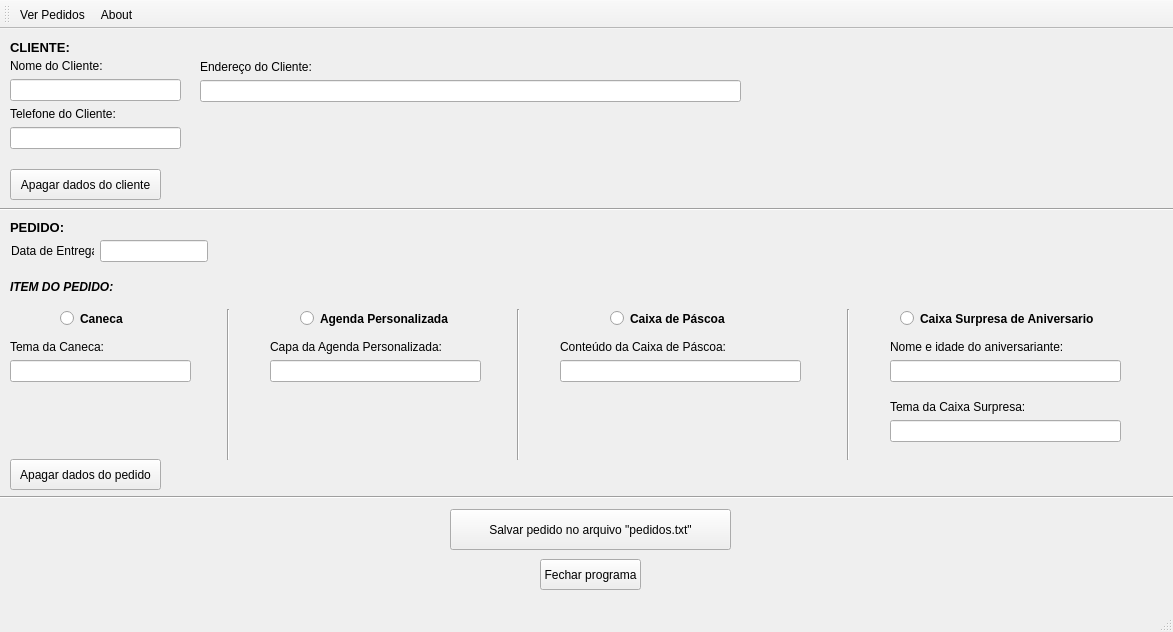
<?xml version="1.0" encoding="UTF-8"?>
<ui version="4.0">
 <class>MainWindow</class>
 <widget class="QMainWindow" name="MainWindow">
  <property name="geometry">
   <rect>
    <x>0</x>
    <y>0</y>
    <width>1173</width>
    <height>632</height>
   </rect>
  </property>
  <property name="windowTitle">
   <string>MainWindow</string>
  </property>
  <widget class="QWidget" name="centralwidget">
   <widget class="QPushButton" name="pushclear1">
    <property name="geometry">
     <rect>
      <x>10</x>
      <y>140</y>
      <width>151</width>
      <height>31</height>
     </rect>
    </property>
    <property name="text">
     <string>Apagar dados do cliente</string>
    </property>
   </widget>
   <widget class="QPushButton" name="pushclear2">
    <property name="geometry">
     <rect>
      <x>10</x>
      <y>430</y>
      <width>151</width>
      <height>31</height>
     </rect>
    </property>
    <property name="text">
     <string>Apagar dados do pedido</string>
    </property>
   </widget>
   <widget class="Line" name="line">
    <property name="geometry">
     <rect>
      <x>-40</x>
      <y>170</y>
      <width>1231</width>
      <height>20</height>
     </rect>
    </property>
    <property name="orientation">
     <enum>Qt::Horizontal</enum>
    </property>
   </widget>
   <widget class="QRadioButton" name="radioButton_2">
    <property name="geometry">
     <rect>
      <x>300</x>
      <y>280</y>
      <width>151</width>
      <height>19</height>
     </rect>
    </property>
    <property name="font">
     <font>
      <weight>75</weight>
      <bold>true</bold>
     </font>
    </property>
    <property name="text">
     <string>Agenda Personalizada</string>
    </property>
   </widget>
   <widget class="QRadioButton" name="radioButton_3">
    <property name="geometry">
     <rect>
      <x>610</x>
      <y>280</y>
      <width>121</width>
      <height>19</height>
     </rect>
    </property>
    <property name="font">
     <font>
      <weight>75</weight>
      <bold>true</bold>
     </font>
    </property>
    <property name="text">
     <string>Caixa de Páscoa</string>
    </property>
   </widget>
   <widget class="QRadioButton" name="radioButton_4">
    <property name="geometry">
     <rect>
      <x>900</x>
      <y>280</y>
      <width>195</width>
      <height>19</height>
     </rect>
    </property>
    <property name="font">
     <font>
      <weight>75</weight>
      <bold>true</bold>
     </font>
    </property>
    <property name="text">
     <string>Caixa Surpresa de Aniversario</string>
    </property>
   </widget>
   <widget class="QLabel" name="label_data">
    <property name="geometry">
     <rect>
      <x>11</x>
      <y>211</y>
      <width>83</width>
      <height>22</height>
     </rect>
    </property>
    <property name="text">
     <string>Data de Entrega:</string>
    </property>
   </widget>
   <widget class="QLineEdit" name="line_data">
    <property name="geometry">
     <rect>
      <x>100</x>
      <y>211</y>
      <width>108</width>
      <height>22</height>
     </rect>
    </property>
   </widget>
   <widget class="QPushButton" name="save1">
    <property name="geometry">
     <rect>
      <x>450</x>
      <y>480</y>
      <width>281</width>
      <height>41</height>
     </rect>
    </property>
    <property name="text">
     <string>Salvar pedido no arquivo &quot;pedidos.txt&quot;</string>
    </property>
   </widget>
   <widget class="Line" name="line_6">
    <property name="geometry">
     <rect>
      <x>-10</x>
      <y>460</y>
      <width>1231</width>
      <height>16</height>
     </rect>
    </property>
    <property name="orientation">
     <enum>Qt::Horizontal</enum>
    </property>
   </widget>
   <widget class="QLabel" name="label">
    <property name="geometry">
     <rect>
      <x>10</x>
      <y>190</y>
      <width>71</width>
      <height>16</height>
     </rect>
    </property>
    <property name="font">
     <font>
      <pointsize>10</pointsize>
      <weight>75</weight>
      <bold>true</bold>
     </font>
    </property>
    <property name="text">
     <string>PEDIDO:</string>
    </property>
   </widget>
   <widget class="QLabel" name="label_2">
    <property name="geometry">
     <rect>
      <x>10</x>
      <y>10</y>
      <width>71</width>
      <height>16</height>
     </rect>
    </property>
    <property name="font">
     <font>
      <pointsize>10</pointsize>
      <weight>75</weight>
      <bold>true</bold>
     </font>
    </property>
    <property name="text">
     <string>CLIENTE:</string>
    </property>
   </widget>
   <widget class="QLabel" name="label_3">
    <property name="geometry">
     <rect>
      <x>10</x>
      <y>250</y>
      <width>121</width>
      <height>16</height>
     </rect>
    </property>
    <property name="font">
     <font>
      <weight>75</weight>
      <italic>true</italic>
      <bold>true</bold>
     </font>
    </property>
    <property name="text">
     <string>ITEM DO PEDIDO:</string>
    </property>
   </widget>
   <widget class="QPushButton" name="pushButton">
    <property name="geometry">
     <rect>
      <x>540</x>
      <y>530</y>
      <width>101</width>
      <height>31</height>
     </rect>
    </property>
    <property name="text">
     <string>Fechar programa</string>
    </property>
   </widget>
   <widget class="QRadioButton" name="radioButton">
    <property name="geometry">
     <rect>
      <x>60</x>
      <y>280</y>
      <width>71</width>
      <height>19</height>
     </rect>
    </property>
    <property name="font">
     <font>
      <weight>75</weight>
      <bold>true</bold>
     </font>
    </property>
    <property name="text">
     <string>Caneca</string>
    </property>
   </widget>
   <widget class="Line" name="line_2">
    <property name="geometry">
     <rect>
      <x>220</x>
      <y>280</y>
      <width>16</width>
      <height>151</height>
     </rect>
    </property>
    <property name="orientation">
     <enum>Qt::Vertical</enum>
    </property>
   </widget>
   <widget class="Line" name="line_3">
    <property name="geometry">
     <rect>
      <x>510</x>
      <y>280</y>
      <width>16</width>
      <height>151</height>
     </rect>
    </property>
    <property name="orientation">
     <enum>Qt::Vertical</enum>
    </property>
   </widget>
   <widget class="Line" name="line_4">
    <property name="geometry">
     <rect>
      <x>840</x>
      <y>280</y>
      <width>16</width>
      <height>151</height>
     </rect>
    </property>
    <property name="orientation">
     <enum>Qt::Vertical</enum>
    </property>
   </widget>
   <widget class="QWidget" name="">
    <property name="geometry">
     <rect>
      <x>10</x>
      <y>30</y>
      <width>171</width>
      <height>90</height>
     </rect>
    </property>
    <layout class="QVBoxLayout" name="verticalLayout">
     <item>
      <widget class="QLabel" name="label_nome">
       <property name="text">
        <string>Nome do Cliente:</string>
       </property>
      </widget>
     </item>
     <item>
      <widget class="QLineEdit" name="line_nome"/>
     </item>
     <item>
      <widget class="QLabel" name="label_telefone">
       <property name="text">
        <string>Telefone do Cliente:</string>
       </property>
      </widget>
     </item>
     <item>
      <widget class="QLineEdit" name="line_telefone"/>
     </item>
    </layout>
   </widget>
   <widget class="QWidget" name="">
    <property name="geometry">
     <rect>
      <x>200</x>
      <y>30</y>
      <width>541</width>
      <height>43</height>
     </rect>
    </property>
    <layout class="QVBoxLayout" name="verticalLayout_2">
     <item>
      <widget class="QLabel" name="label_endereco">
       <property name="text">
        <string>Endereço do Cliente:</string>
       </property>
      </widget>
     </item>
     <item>
      <widget class="QLineEdit" name="line_endereco"/>
     </item>
    </layout>
   </widget>
   <widget class="QWidget" name="">
    <property name="geometry">
     <rect>
      <x>10</x>
      <y>310</y>
      <width>181</width>
      <height>43</height>
     </rect>
    </property>
    <layout class="QVBoxLayout" name="verticalLayout_3">
     <item>
      <widget class="QLabel" name="label_temacaneca">
       <property name="text">
        <string>Tema da Caneca:</string>
       </property>
      </widget>
     </item>
     <item>
      <widget class="QLineEdit" name="line_temacaneca"/>
     </item>
    </layout>
   </widget>
   <widget class="QWidget" name="">
    <property name="geometry">
     <rect>
      <x>270</x>
      <y>310</y>
      <width>211</width>
      <height>43</height>
     </rect>
    </property>
    <layout class="QVBoxLayout" name="verticalLayout_5">
     <item>
      <widget class="QLabel" name="label_capa">
       <property name="text">
        <string>Capa da Agenda Personalizada:</string>
       </property>
      </widget>
     </item>
     <item>
      <widget class="QLineEdit" name="line_capa"/>
     </item>
    </layout>
   </widget>
   <widget class="QWidget" name="">
    <property name="geometry">
     <rect>
      <x>560</x>
      <y>310</y>
      <width>241</width>
      <height>43</height>
     </rect>
    </property>
    <layout class="QVBoxLayout" name="verticalLayout_6">
     <item>
      <widget class="QLabel" name="label_pascoa">
       <property name="text">
        <string>Conteúdo da Caixa de Páscoa:</string>
       </property>
      </widget>
     </item>
     <item>
      <widget class="QLineEdit" name="line_pascoa"/>
     </item>
    </layout>
   </widget>
   <widget class="QWidget" name="">
    <property name="geometry">
     <rect>
      <x>890</x>
      <y>310</y>
      <width>231</width>
      <height>43</height>
     </rect>
    </property>
    <layout class="QVBoxLayout" name="verticalLayout_7">
     <item>
      <widget class="QLabel" name="label_aniver_2">
       <property name="text">
        <string>Nome e idade do aniversariante:</string>
       </property>
      </widget>
     </item>
     <item>
      <widget class="QLineEdit" name="line_aniver1"/>
     </item>
    </layout>
   </widget>
   <widget class="QWidget" name="">
    <property name="geometry">
     <rect>
      <x>890</x>
      <y>370</y>
      <width>231</width>
      <height>43</height>
     </rect>
    </property>
    <layout class="QVBoxLayout" name="verticalLayout_8">
     <item>
      <widget class="QLabel" name="label_aniver">
       <property name="text">
        <string>Tema da Caixa Surpresa:</string>
       </property>
      </widget>
     </item>
     <item>
      <widget class="QLineEdit" name="line_aniver2"/>
     </item>
    </layout>
   </widget>
  </widget>
  <widget class="QStatusBar" name="statusbar"/>
  <widget class="QMenuBar" name="menubar">
   <property name="geometry">
    <rect>
     <x>0</x>
     <y>0</y>
     <width>1173</width>
     <height>20</height>
    </rect>
   </property>
  </widget>
  <widget class="QToolBar" name="toolBar">
   <property name="windowTitle">
    <string>toolBar</string>
   </property>
   <attribute name="toolBarArea">
    <enum>TopToolBarArea</enum>
   </attribute>
   <attribute name="toolBarBreak">
    <bool>false</bool>
   </attribute>
   <addaction name="actionVer_Pedidos"/>
   <addaction name="actionAbout"/>
  </widget>
  <action name="actionVer_Pedidos">
   <property name="text">
    <string>Ver Pedidos</string>
   </property>
  </action>
  <action name="actionAbout">
   <property name="text">
    <string>About</string>
   </property>
  </action>
 </widget>
 <resources/>
 <connections/>
</ui>
